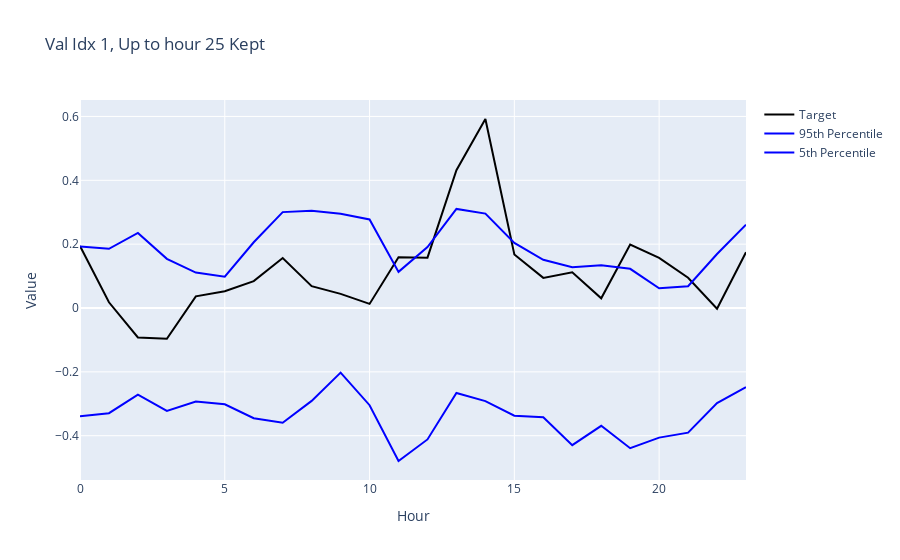

Source (notebook cell):
### Code cell
plot_val_with_masked_hours(model, val_dataset, latent_dim, val_index=1, keep_hour=24, num_samples=100)

### Figure 1 — Plotly figure (JSON) as saved in the notebook; plotly's stock layout.template omitted (floating-point values rounded to 4 significant figures)
{"data": [{"line": {"color": "black", "width": 2}, "name": "Target", "type": "scatter", "x": [0, 1, 2, 3, 4, 5, 6, 7, 8, 9, 10, 11, 12, 13, 14, 15, 16, 17, 18, 19, 20, 21, 22, 23], "y": [0.1942, 0.0178, -0.0923, -0.0966, 0.0364, 0.0523, 0.0841, 0.1566, 0.0686, 0.0443, 0.0128, 0.1587, 0.1576, 0.4314, 0.592, 0.1677, 0.0943, 0.112, 0.0303, 0.1987, 0.1572, 0.0949, -0.0022, 0.1746]}, {"line": {"color": "blue", "width": 2}, "name": "95th Percentile", "type": "scatter", "x": [0, 1, 2, 3, 4, 5, 6, 7, 8, 9, 10, 11, 12, 13, 14, 15, 16, 17, 18, 19, 20, 21, 22, 23], "y": [0.1926, 0.1854, 0.2352, 0.1539, 0.1111, 0.09812, 0.2059, 0.3003, 0.3049, 0.2951, 0.2773, 0.1131, 0.1909, 0.3103, 0.2958, 0.204, 0.1512, 0.1274, 0.1342, 0.1227, 0.06154, 0.06807, 0.1692, 0.2611]}, {"line": {"color": "blue", "width": 2}, "name": "5th Percentile", "type": "scatter", "x": [0, 1, 2, 3, 4, 5, 6, 7, 8, 9, 10, 11, 12, 13, 14, 15, 16, 17, 18, 19, 20, 21, 22, 23], "y": [-0.3392, -0.3294, -0.2716, -0.3221, -0.2929, -0.3015, -0.3451, -0.3594, -0.291, -0.2023, -0.3045, -0.4792, -0.4117, -0.2663, -0.2916, -0.3374, -0.3424, -0.4296, -0.369, -0.4392, -0.4061, -0.3905, -0.2977, -0.248]}], "layout": {"title": {"text": "Val Idx 1, Up to hour 25 Kept"}, "xaxis": {"title": {"text": "Hour"}}, "yaxis": {"title": {"text": "Value"}}}}
